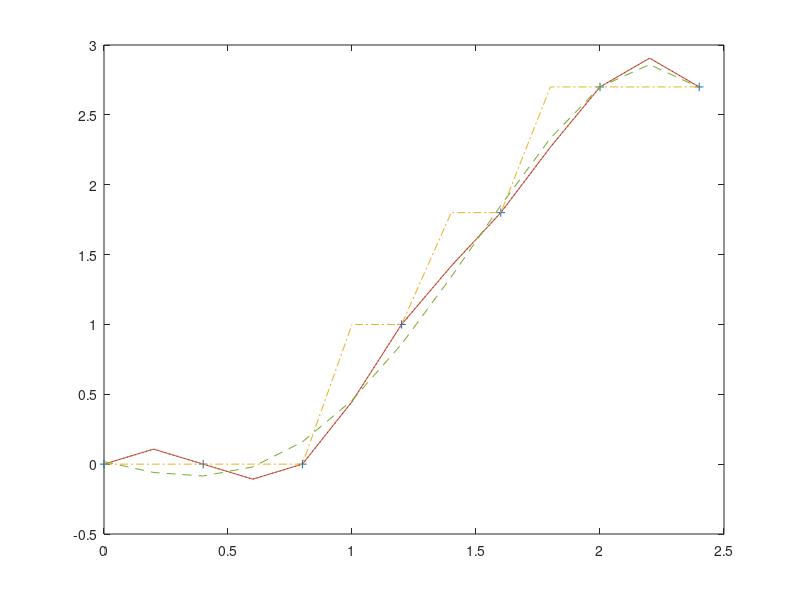

This figure's MATLAB source:
x=[0    0.4 0.8 1.2 1.6 2.0 2.4];
y=[0    0.  0.0 1.0 1.8 2.7 2.7];
x1=0:0.2:2.4;
y1=interp1(x,y,x1,'spline');
y2=interp1(x,y,x1,'nearest');
pp=(spline(x,y));
y3=ppval(pp,x1);
diff=y1-y3;
P=polyfit(x,y,4);
y4=polyval(P,x1);
plot(x,y,'+',x1,y1,'-',x1,y2,'-.',x1,y3,':',x1,y4,'--');
coefs=pp.coefs;
size(coefs);